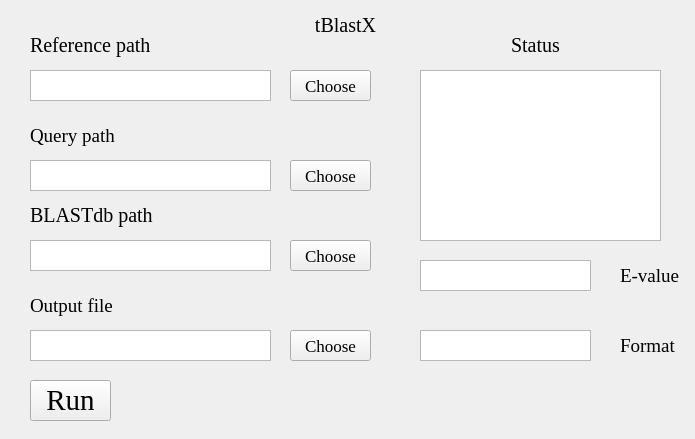
<?xml version="1.0" encoding="UTF-8"?>
<ui version="4.0">
 <class>Form</class>
 <widget class="QWidget" name="Form">
  <property name="geometry">
   <rect>
    <x>0</x>
    <y>0</y>
    <width>695</width>
    <height>439</height>
   </rect>
  </property>
  <property name="windowTitle">
   <string>Form</string>
  </property>
  <property name="styleSheet">
   <string notr="true">background-image: url(D:/Documents/Desktop/bb.png)</string>
  </property>
  <widget class="QLabel" name="label">
   <property name="geometry">
    <rect>
     <x>280</x>
     <y>10</y>
     <width>131</width>
     <height>31</height>
    </rect>
   </property>
   <property name="font">
    <font>
     <family>Times New Roman</family>
     <pointsize>15</pointsize>
    </font>
   </property>
   <property name="text">
    <string>tBlastX</string>
   </property>
   <property name="alignment">
    <set>Qt::AlignCenter</set>
   </property>
  </widget>
  <widget class="QLabel" name="label_2">
   <property name="geometry">
    <rect>
     <x>30</x>
     <y>30</y>
     <width>161</width>
     <height>31</height>
    </rect>
   </property>
   <property name="font">
    <font>
     <family>Times New Roman</family>
     <pointsize>15</pointsize>
    </font>
   </property>
   <property name="text">
    <string>Reference path</string>
   </property>
   <property name="alignment">
    <set>Qt::AlignLeading|Qt::AlignLeft|Qt::AlignVCenter</set>
   </property>
  </widget>
  <widget class="QTextBrowser" name="textBrowser">
   <property name="geometry">
    <rect>
     <x>420</x>
     <y>70</y>
     <width>241</width>
     <height>171</height>
    </rect>
   </property>
   <property name="styleSheet">
    <string notr="true">background-image: url(D:/Documents/Desktop/white.png)</string>
   </property>
  </widget>
  <widget class="QLabel" name="label_4">
   <property name="geometry">
    <rect>
     <x>480</x>
     <y>30</y>
     <width>111</width>
     <height>31</height>
    </rect>
   </property>
   <property name="font">
    <font>
     <family>Times New Roman</family>
     <pointsize>15</pointsize>
    </font>
   </property>
   <property name="text">
    <string>Status</string>
   </property>
   <property name="alignment">
    <set>Qt::AlignCenter</set>
   </property>
  </widget>
  <widget class="QTextBrowser" name="textBrowser_2">
   <property name="geometry">
    <rect>
     <x>30</x>
     <y>70</y>
     <width>241</width>
     <height>31</height>
    </rect>
   </property>
   <property name="styleSheet">
    <string notr="true">background-image: url(D:/Documents/Desktop/white.png)</string>
   </property>
  </widget>
  <widget class="QTextBrowser" name="textBrowser_3">
   <property name="geometry">
    <rect>
     <x>30</x>
     <y>160</y>
     <width>241</width>
     <height>31</height>
    </rect>
   </property>
   <property name="styleSheet">
    <string notr="true">background-image: url(D:/Documents/Desktop/white.png)</string>
   </property>
  </widget>
  <widget class="QPushButton" name="pushButton">
   <property name="geometry">
    <rect>
     <x>30</x>
     <y>380</y>
     <width>81</width>
     <height>41</height>
    </rect>
   </property>
   <property name="font">
    <font>
     <family>Times New Roman</family>
     <pointsize>22</pointsize>
    </font>
   </property>
   <property name="styleSheet">
    <string notr="true">background-image: url(D:/Documents/Desktop/white.png)</string>
   </property>
   <property name="text">
    <string>Run</string>
   </property>
  </widget>
  <widget class="QLabel" name="label_5">
   <property name="geometry">
    <rect>
     <x>30</x>
     <y>290</y>
     <width>161</width>
     <height>31</height>
    </rect>
   </property>
   <property name="font">
    <font>
     <family>Times New Roman</family>
     <pointsize>14</pointsize>
    </font>
   </property>
   <property name="text">
    <string>Output file</string>
   </property>
   <property name="alignment">
    <set>Qt::AlignLeading|Qt::AlignLeft|Qt::AlignVCenter</set>
   </property>
  </widget>
  <widget class="QLabel" name="label_6">
   <property name="geometry">
    <rect>
     <x>30</x>
     <y>200</y>
     <width>161</width>
     <height>31</height>
    </rect>
   </property>
   <property name="font">
    <font>
     <family>Times New Roman</family>
     <pointsize>15</pointsize>
    </font>
   </property>
   <property name="text">
    <string>BLASTdb path</string>
   </property>
   <property name="alignment">
    <set>Qt::AlignLeading|Qt::AlignLeft|Qt::AlignVCenter</set>
   </property>
  </widget>
  <widget class="QTextBrowser" name="textBrowser_4">
   <property name="geometry">
    <rect>
     <x>30</x>
     <y>240</y>
     <width>241</width>
     <height>31</height>
    </rect>
   </property>
   <property name="styleSheet">
    <string notr="true">background-image: url(D:/Documents/Desktop/white.png)</string>
   </property>
  </widget>
  <widget class="QTextBrowser" name="textBrowser_5">
   <property name="geometry">
    <rect>
     <x>30</x>
     <y>330</y>
     <width>241</width>
     <height>31</height>
    </rect>
   </property>
   <property name="styleSheet">
    <string notr="true">background-image: url(D:/Documents/Desktop/white.png)</string>
   </property>
  </widget>
  <widget class="QLabel" name="label_7">
   <property name="geometry">
    <rect>
     <x>30</x>
     <y>120</y>
     <width>161</width>
     <height>31</height>
    </rect>
   </property>
   <property name="font">
    <font>
     <family>Times New Roman</family>
     <pointsize>14</pointsize>
    </font>
   </property>
   <property name="text">
    <string>Query path</string>
   </property>
   <property name="alignment">
    <set>Qt::AlignLeading|Qt::AlignLeft|Qt::AlignVCenter</set>
   </property>
  </widget>
  <widget class="QPushButton" name="pushButton_2">
   <property name="geometry">
    <rect>
     <x>290</x>
     <y>70</y>
     <width>81</width>
     <height>31</height>
    </rect>
   </property>
   <property name="font">
    <font>
     <family>Times New Roman</family>
     <pointsize>13</pointsize>
    </font>
   </property>
   <property name="text">
    <string>Choose</string>
   </property>
  </widget>
  <widget class="QPushButton" name="pushButton_3">
   <property name="geometry">
    <rect>
     <x>290</x>
     <y>160</y>
     <width>81</width>
     <height>31</height>
    </rect>
   </property>
   <property name="font">
    <font>
     <family>Times New Roman</family>
     <pointsize>13</pointsize>
    </font>
   </property>
   <property name="text">
    <string>Choose</string>
   </property>
  </widget>
  <widget class="QPushButton" name="pushButton_4">
   <property name="geometry">
    <rect>
     <x>290</x>
     <y>240</y>
     <width>81</width>
     <height>31</height>
    </rect>
   </property>
   <property name="font">
    <font>
     <family>Times New Roman</family>
     <pointsize>13</pointsize>
    </font>
   </property>
   <property name="text">
    <string>Choose</string>
   </property>
  </widget>
  <widget class="QPushButton" name="pushButton_5">
   <property name="geometry">
    <rect>
     <x>290</x>
     <y>330</y>
     <width>81</width>
     <height>31</height>
    </rect>
   </property>
   <property name="font">
    <font>
     <family>Times New Roman</family>
     <pointsize>13</pointsize>
    </font>
   </property>
   <property name="text">
    <string>Choose</string>
   </property>
  </widget>
  <widget class="QTextEdit" name="textEdit">
   <property name="geometry">
    <rect>
     <x>420</x>
     <y>260</y>
     <width>171</width>
     <height>31</height>
    </rect>
   </property>
   <property name="styleSheet">
    <string notr="true">background-image: url(D:/Documents/Desktop/white.png)</string>
   </property>
  </widget>
  <widget class="QLabel" name="label_8">
   <property name="geometry">
    <rect>
     <x>620</x>
     <y>260</y>
     <width>61</width>
     <height>31</height>
    </rect>
   </property>
   <property name="font">
    <font>
     <family>Times New Roman</family>
     <pointsize>14</pointsize>
    </font>
   </property>
   <property name="text">
    <string>E-value</string>
   </property>
   <property name="alignment">
    <set>Qt::AlignLeading|Qt::AlignLeft|Qt::AlignVCenter</set>
   </property>
  </widget>
  <widget class="QLabel" name="label_9">
   <property name="geometry">
    <rect>
     <x>620</x>
     <y>330</y>
     <width>61</width>
     <height>31</height>
    </rect>
   </property>
   <property name="font">
    <font>
     <family>Times New Roman</family>
     <pointsize>14</pointsize>
    </font>
   </property>
   <property name="text">
    <string>Format</string>
   </property>
   <property name="alignment">
    <set>Qt::AlignLeading|Qt::AlignLeft|Qt::AlignVCenter</set>
   </property>
  </widget>
  <widget class="QTextEdit" name="textEdit_2">
   <property name="geometry">
    <rect>
     <x>420</x>
     <y>330</y>
     <width>171</width>
     <height>31</height>
    </rect>
   </property>
   <property name="styleSheet">
    <string notr="true">background-image: url(D:/Documents/Desktop/white.png)</string>
   </property>
  </widget>
 </widget>
 <resources/>
 <connections/>
</ui>
